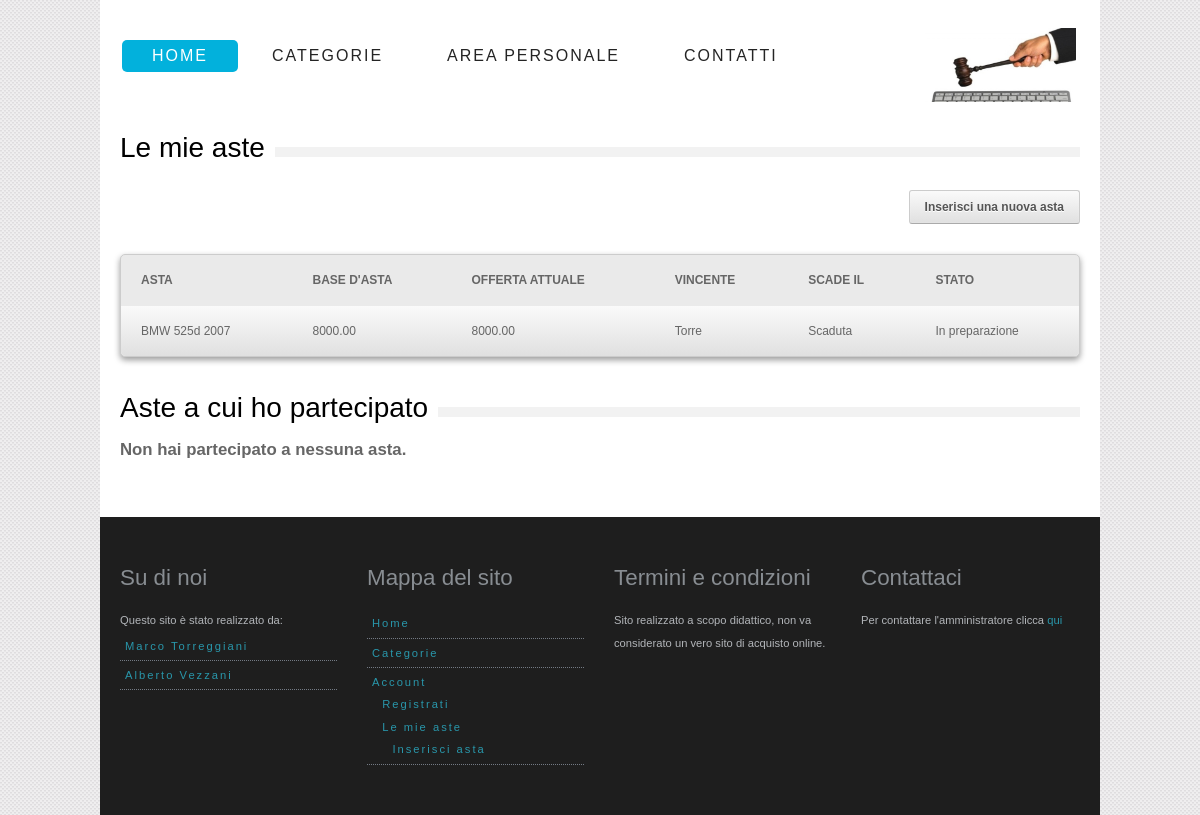
Page /account/riepilogo/ (signed in) on the committed database.
### AsteOnLine/models.py (models this page shows, shortened)
class Asta (models.Model):
    creatore = models.ForeignKey(MyUser)
    titolo = models.CharField(max_length=140)
    descrizione = models.TextField(max_length=600)
    foto = models.ImageField(upload_to=get_nome, default=settings.NO_MEDIA)
    data_apertura = models.DateTimeField(default=timezone.now)
    data_chiusura = models.DateTimeField(default=timezone.now()+datetime.timedelta(days=1))
    categoria= models.ForeignKey(Categoria)
    base_asta = models.DecimalField(max_digits=8,decimal_places=2,default=0.10)
    offerta_corrente = models.DecimalField(max_digits=8,decimal_places=2,default=0.00)
    stato = models.CharField(max_length=15, choices=SCELTE_STATO, default=SCELTE_STATO[0])
    def image_tag(self):
        return u'<p align ="center"><img src="%s" width ="100px" align ="middle"/></p>' % self.foto.url
    image_tag.short_description = 'Foto'
    image_tag.allow_tags = True
    class Meta:
        verbose_name_plural = 'Aste'
    def attiva(self):
        return self.data_chiusura>timezone.now()
    attiva.admin_order_field = '-data_chiusura'
    attiva.boolean = True
    attiva.short_description = 'Attiva?'

class MyUser (AbstractUser):
    indirizzo=models.TextField(max_length=200,default='Vuoto')

### GestioneUtenti/views.py (the view, shortened to what this page needs)
@login_required(login_url='/account/login')
def riepilogo(request):
    utente=request.user
    myaste=Asta.objects.filter(creatore=utente)
    ast=myaste.values()
    p=[]
    for i in xrange(len(myaste)):
        a=ast[i]
        print a
        if a['data_chiusura']<=timezone.now():
            a['data_chiusura']='Scaduta'
        try:
            a['vincente']=Puntata.objects.filter(asta=myaste[i]).last().utente.username
        except AttributeError:
            a['vincente']=""
        p.append(a)
    puntate=Puntata.objects.filter(utente=utente).order_by('-data')
    dettagli=[]
    context={'myaste':p, 'puntate':dettagli}
    return render(request, 'GestioneUtenti/riepilogo.html',context)

### GestioneUtenti/templates/GestioneUtenti/riepilogo.html (shortened to what this page needs)
{% extends "GestioneUtenti/base.html" %}
{% load staticfiles %}
{% block body %}
    <div class="one last">
    <div class="heading_bg">
                    <h2>Le mie aste</h2>
                </div>
    <p align="right"><a href="{% url 'GestioneUtenti:nuovaasta' %}" class="button">Inserisci una nuova asta</a> </p>
    {% if myaste %}
        <table border="0">
            <th>Asta</th>
            <th>Base d'asta</th>
            <th>Offerta attuale</th>
            <th>Vincente</th>
            <th>Scade il</th>
            <th>Stato</th>
            {% for asta in myaste %}
                <tr onclick="location.href='{% url 'AsteOnLine:offerta' asta.id %}'">
                    <td>{{ asta.titolo }}</td>
                    <td>{{ asta.base_asta }}</td>
                    <td>{{ asta.offerta_corrente }}</td>
                    <td>{{ asta.vincente }}</td>
                    <td>{{ asta.data_chiusura }}</td>
                    <td>{{ asta.stato }}</td>
                </tr>
            {% endfor %}
        </table>
    {% else %}
        <h4>Non hai inserito nessuna asta.</h4>
    {% endif %}
    </div>
    <div class="one last">
    <div class="heading_bg">
                    <h2>Aste a cui ho partecipato</h2>
                </div>
        {% if puntate %}
        <table border="0">
            <th>Asta</th>
            <th>La mia offerta</th>
            <th>Offerta corrente</th>
            <th>Vincente?</th>
            <th>Scade il</th>
            <th>Stato</th>
            {% for puntata in puntate %}
                <tr onclick="location.href='{% url 'AsteOnLine:offerta' puntata.id_asta %}'">
                    <td>{{ puntata.titolo }}</td>
                    <td>{{ puntata.puntata }}</td>
                    <td>{{ puntata.offerta_corrente }}</td>
                    <td>
                        {% if puntata.vincente %}
                            <img src="{% static 'GestioneUtenti/icone/coppa.png' %}" height="30px" >
                        {% endif %}
                    </td>
                    <td>{{ puntata.scadenza }}</td>
                    <td>{{ puntata.stato }}</td>
                </tr>
            {% endfor %}
        </table>
    {% else %}
        <h4>Non hai partecipato a nessuna asta.</h4>
    {% endif %}
    </div>
{% endblock %}

### GestioneUtenti/static/GestioneUtenti/css/style.css (style rules this page uses)
html,body,div,span,applet,object,iframe,h1,h2,h3,h4,h5,h6,p,blockquote,pre,a,abbr,acronym,address,big,cite,code,del,dfn,em,font,img,ins,kbd,q,s,samp,small,strike,strong,sub,sup,tt,var,dl,dt,dd,ol,ul,li,fieldset,form,label,legend,table,caption,tbody,tfoot,thead,tr,th,td { margin:0;padding:0;border:0;outline:0;font-weight:inherit;font-style:inherit;font-family:inherit;vertical-align:baseline }
table { border-collapse:separate;border-spacing:0 }
caption,th,td { text-align:left;font-weight:400 }
body { font-family: Arial, Helvetica, sans-serif; font-size: .875em; line-height: 1.6em; background: #fff url(../img/body_bg.png) fixed; color: #666; }
h1, h2, h3, h4 { font-family: "QuicksandBook", Arial, sans-serif }
h2, h3 { margin: 20px 0; color: #000; font-weight: normal; text-transform:normal }
h2 { font-size: 2em }
h4 { font-size: 1.2em; font-weight: 700 }
.heading_bg { background: url(../img/heading_bg.png) repeat-x 0 30px }
.heading_bg h1, .heading_bg h2, .heading_bg h3, .heading_bg h4 { background: #FFF; padding-right: 10px; display: inline-block }
p { padding: 10px 0; font-size: 1em; }
a { color: #2997AB; text-decoration: none }
table { background:#eaeaea; font-family: Arial, Helvetica, sans-serif; width: 100%; font-size: 12px; margin:20px 0; border-collapse: separate; border:#ccc 1px solid; -moz-border-radius:5px; -webkit-border-radius:5px; border-radius:5px; -moz-box-shadow:0 3px 6px rgba(0, 0, 0, 0.4); box-shadow:0 3px 6px rgba(0, 0, 0, 0.4) }
table th { padding:14px 20px; text-transform:uppercase; font-weight: bold }
table td { background-image: -moz-linear-gradient(top, #fafafa, #E0E0E0); background-image: -webkit-gradient(linear, 0% 0%, 0% 100%, from(#fafafa), to(#E0E0E0)); background-image: -webkit-linear-gradient(top, #fafafa, #E0E0E0); background-image: -ms-linear-gradient(top, #fafafa, #E0E0E0); background-image: -o-linear-gradient(top, #fafafa, #E0E0E0); filter: progid:DXImageTransform.Microsoft.gradient(startColorstr='#fafafa', endColorstr='#E0E0E0'); padding: 14px 20px }
table tr:last-child td:first-child { -moz-border-radius-bottomleft: 5px; -webkit-border-bottom-left-radius: 5px; border-bottom-left-radius: 5px }
table tr:last-child td:last-child { -moz-border-radius-bottomright: 5px; -webkit-border-bottom-right-radius:5px; border-bottom-right-radius: 5px }
.button { -moz-border-bottom-colors: none; -moz-border-image: none; -moz-border-left-colors: none; -moz-border-right-colors: none; -moz-border-top-colors: none; border-color: #CCCCCC #CCCCCC #AAAAAA; border-radius: 3px 3px 3px 3px; border-style: solid; border-width: 1px; box-shadow: 0 0 1px #FFFFFF inset; color: #555555; font-weight: bold; text-decoration: none; padding: 5px 15px; font-size: 12px; display: inline-block; text-shadow: 0 0 0 transparent, 0 1px 0 #FFFFFF; background-image: -moz-linear-gradient(top, #fafafa, #E0E0E0); background-image: -webkit-gradient(linear, 0% 0%, 0% 100%, from(#fafafa), to(#E0E0E0)); background-image: -webkit-linear-gradient(top, #fafafa, #E0E0E0); background-image: -ms-linear-gradient(top, #fafafa, #E0E0E0); background-image: -o-linear-gradient(top, #fafafa, #E0E0E0); filter: progid:DXImageTransform.Microsoft.gradient(startColorstr='#fafafa', endColorstr='#E0E0E0') }
.one, .one-half, .two-third, .one-third, .one-fourth, .one-fifth, .one-sixth ,.inner-content, .one-third-big { float:left; }
.one { width:960px; }
.last { margin-right: 0px!important; }

### rows in the picture
Asta: titolo "BMW 525d 2007", base_asta "8000.00", offerta_corrente "8000.00", vincente "Torre", data_chiusura "Scaduta", stato "In preparazione"
